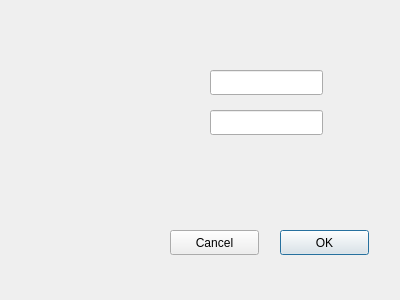
<?xml version="1.0" encoding="UTF-8"?>
<ui version="4.0">
 <class>ExtractionBoundaryWin</class>
 <widget class="QDialog" name="ExtractionBoundaryWin">
  <property name="geometry">
   <rect>
    <x>0</x>
    <y>0</y>
    <width>400</width>
    <height>300</height>
   </rect>
  </property>
  <property name="windowTitle">
   <string>Dialog</string>
  </property>
  <widget class="QPushButton" name="OKpushButton">
   <property name="geometry">
    <rect>
     <x>280</x>
     <y>230</y>
     <width>89</width>
     <height>25</height>
    </rect>
   </property>
   <property name="text">
    <string>OK</string>
   </property>
  </widget>
  <widget class="QPushButton" name="CancelpushButton">
   <property name="geometry">
    <rect>
     <x>170</x>
     <y>230</y>
     <width>89</width>
     <height>25</height>
    </rect>
   </property>
   <property name="text">
    <string>Cancel</string>
   </property>
  </widget>
  <widget class="QLineEdit" name="lineEdit">
   <property name="geometry">
    <rect>
     <x>210</x>
     <y>70</y>
     <width>113</width>
     <height>25</height>
    </rect>
   </property>
  </widget>
  <widget class="QLineEdit" name="lineEdit_2">
   <property name="geometry">
    <rect>
     <x>210</x>
     <y>110</y>
     <width>113</width>
     <height>25</height>
    </rect>
   </property>
  </widget>
 </widget>
 <resources/>
 <connections/>
</ui>
